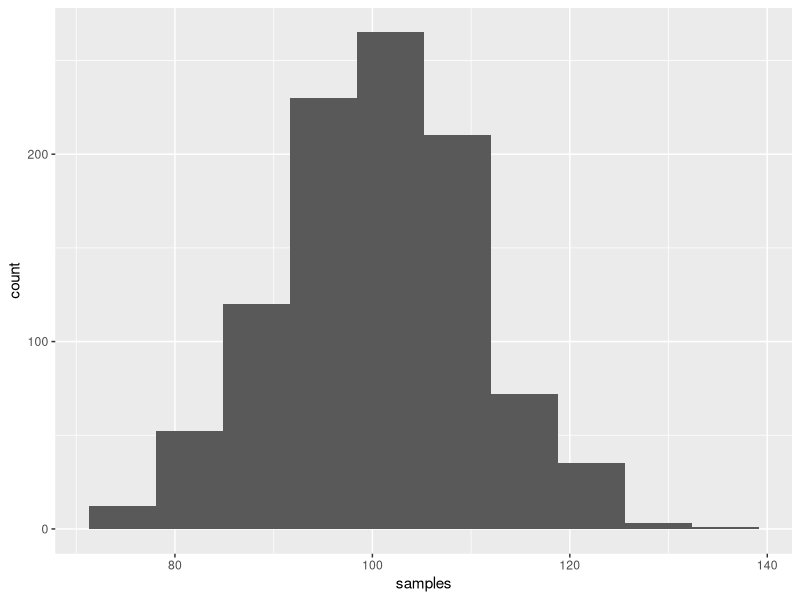

Recreate this plot in R.
## ---- chunk 1
library(tidyverse)
set.seed(12345)
## ---- chunk 2
mySamples <- rnorm(1000,mean = 100, sd = 10)
mySampleDf <- tibble(samples = mySamples)
## ---- chunk 3
ggplot(mySampleDf,aes(samples)) +
  geom_histogram(bins=10)
## ---- chunk 4
mySampleDf %>% 
  summarise(myMean = mean(samples),
            mySd = sd(samples))
## ---- chunk 5
mySampleDf %>% 
  mutate(samples = samples + 10) %>%
  summarise(myMean = mean(samples),
            mySd = sd(samples))

## ---- chunk 6
mySampleDf %>% 
  mutate(samples = samples*2) %>%
  summarise(myMean = mean(samples),
            mySd = sd(samples))


## ---- chunk 7

## ---- chunk 8

## ---- chunk 9

## ---- chunk 10

## ---- chunk 11
testData <- c(1,2,3,4)

## ---- chunk 12

## ---- chunk 13

## ---- chunk 14

## ---- chunk 15

## ---- chunk 16

## ---- chunk 17

## ---- chunk 18

## ---- chunk 19

## ---- chunk 20

## ---- chunk 21

## ---- chunk 22

## ---- chunk 23

## ---- chunk 24

## ---- chunk 25

## ---- chunk 26

